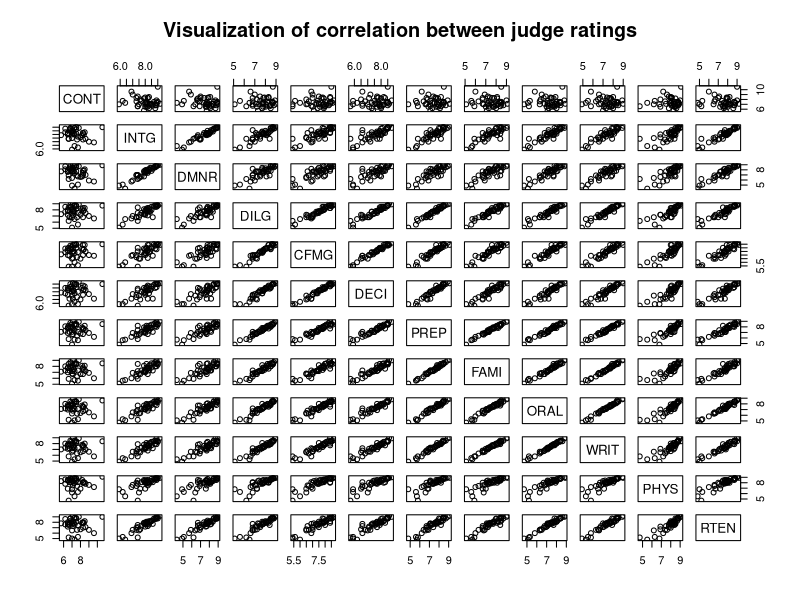
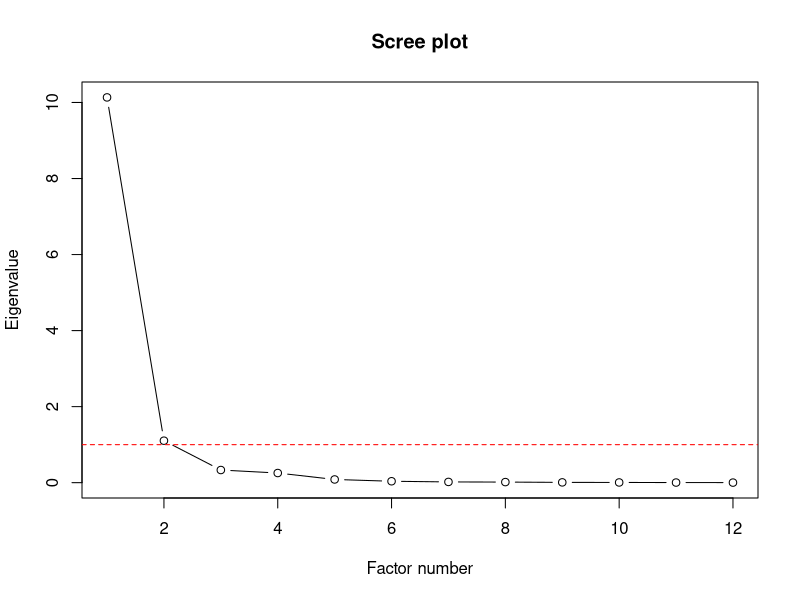

These charts were generated, in order, by the following R code: (Note: this script raises an error after producing the figures.)
# FA project, Factor Analysis
install.packages("psych")
install.packages("GPArotation")

library(psych)
library(GPArotation)

# 1. loading data
data("USJudgeRatings")
df <- USJudgeRatings
head(df)
dim(df)
str(df)          
summary(df)       
# 43 judges, 12 ratings

# 2. checking correlation
R <- cor(df)
R
pairs(df, main="Visualization of correlation between judge ratings")
#shows relationships between variables, some variables are strongly correlated, others less so

# 3. checking the validity of FA
#squared multiple correlations (SMC)
smc <- smc(R) 
smc

# value close to 1 -> variable is well correlated with others -> we can go with FA
# KMO
KMO(R)

# Bartlett's test
cortest.bartlett(R, n = nrow(df))

# 4. Determine number of factors
eig <- eigen(R)$values
eig
#Take factors with eigenvalue > 1, so the first and second -> 2 factors

# scree plot
plot(eig, type="b", main="Scree plot",
     xlab="Factor number", ylab="Eigenvalue")
abline(h=1, col="red", lty=2)

# 5. Factor analysis
#with rotation
fa1 <- factanal(df, factors=2, rotation="none", scores="regression")
fa1
# very strong correlations between variables for ML

# Attempt on correlation matrix using ML method with orthogonal rotation
fa2 <- factanal(covmat = R,
                factors = 2,
                n.obs = nrow(df),
                rotation = "varimax")

fa2
#the data essentially has a structure close to one-factor

#With 1 factor
fa3 <- factanal(covmat = R,
                factors = 1,
                n.obs = nrow(df))

fa3
# Even with 1 factor it doesn't work due to strong correlations

# 6.PAF
fa_paf_2 <- fa(df,
               nfactors = 2,
               fm = "pa",
               rotate = "varimax")

fa_paf_2

#7. Factor diagram
fa.diagram(fa_paf_2)

# 8. Factor scores
scores_paf <- factor.scores(df, fa_paf_2)
head(scores_paf$scores)

# 9. Visualization of PAF results
par(mar = c(5, 5, 4, 2))
plot(scores_paf$scores[,1], scores_paf$scores[,2],
     xlab = "Factor 1 (PAF)",
     ylab = "Factor 2 (PAF)",
     main = "Judges' positions in factor space (PAF – 2 factors)",
     pch = 19,
     col = "blue")

# Observation labels
text(scores_paf$scores[,1], scores_paf$scores[,2],
     labels = rownames(df),
     pos = 3,
     cex = 0.7)
